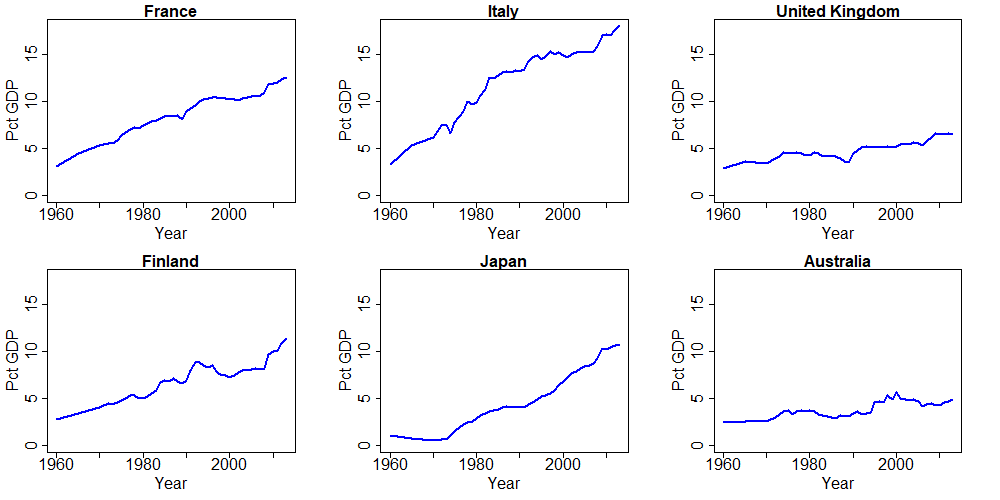

Here is the R script that generated this plot:
library(readxl)

# load in data
data <- read_excel("data_figure_1.xlsx",sheet='data')

# initialize plot
# png(file = "figure_1.pdf", height = 500, width = 1000)

setEPS()
postscript("figure_1.eps", height = 6, width = 10)

par(mfrow = c(2,3), mar = c(5, 5, 2, 4))

# plot 6 countries

for (country in c("France", "Italy", "United_Kingdom", "Finland", "Japan", "Australia")) {
  
  plot(x = data$Year[(! is.na(data[,paste(country, "_old", sep = "")])) | (! is.na(data[,paste(country, "_new", sep = "")]))],
       
       y = c(data[,paste(country, "_old", sep = "")][! is.na(data[,paste(country, "_old", sep = "")])],
             
             data[,paste(country, "_new", sep = "")][! is.na(data[,paste(country, "_new", sep = "")])]), 
       
       main = gsub("_", " ", country), xlab = "Year", ylab = "Pct GDP", cex.main = 2, cex.lab = 2, cex.axis = 2,
       
       type = "l", col = "blue", lwd = 2, xlim = c(1960, 2013), ylim = c(0, max(data[, (2:15)], na.rm = TRUE))
      
       )
  
}

dev.off()
